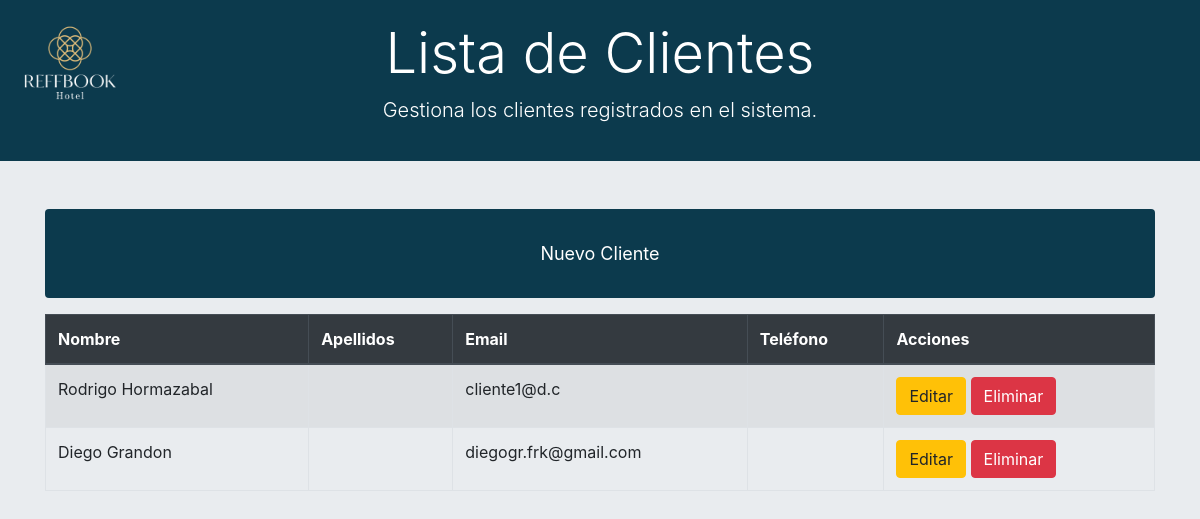
Page /adminrf/clientes/ (signed in) on the earlier database version.
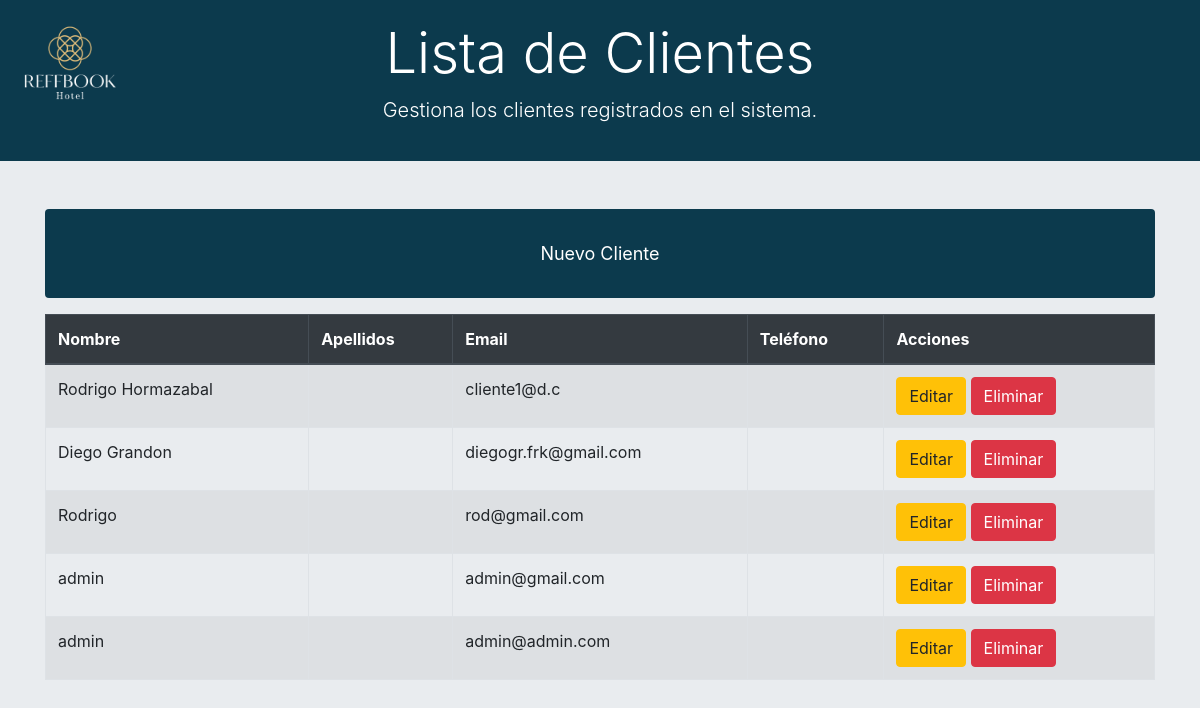
Same page on the later database version.
### core/models.py (models this page shows, shortened)
class Cliente(models.Model):
    cliente_nombre = models.CharField(max_length=100)
    cliente_apellidos = models.CharField(max_length=100)
    cliente_email = models.EmailField(max_length=150)
    cliente_telefono = models.CharField(max_length=15)
    usuario = models.OneToOneField(User, on_delete=models.CASCADE)

### core/views.py (the view)
# urls.py: path('adminrf/clientes/', views.adminrf_cliente_list, name='adminrf_cliente_list'),
@login_required
def adminrf_cliente_list(request):
    clientes = Cliente.objects.all()
    return render(request, 'core/adminrf_cliente_list.html', {'clientes': clientes})

### core/templates/core/adminrf_cliente_list.html (shortened to what this page needs)
<!DOCTYPE html>
<html lang="es">
<head>
    {% load static %}
    <link rel="stylesheet" href="https://stackpath.bootstrapcdn.com/bootstrap/4.5.2/css/bootstrap.min.css">
    <link rel="stylesheet" href="{% static 'css/adminrf_styles.css' %}">
</head>
<body>
    <img src="{% static 'img/reffbook_logo.png' %}" alt="Reffbook Logo" class="logo">
    <div class="header">
        <h1 class="display-4">Lista de Clientes</h1>
        <p class="lead">Gestiona los clientes registrados en el sistema.</p>
    </div>
    <div class="container mt-5">
        <a href="{% url 'adminrf_cliente_create' %}" class="btn btn-custom mb-3">Nuevo Cliente</a>
        <table class="table table-striped table-bordered table-hover">
            <thead class="thead-dark">
                <tr>
                    <th>Nombre</th>
                    <th>Apellidos</th>
                    <th>Email</th>
                    <th>Teléfono</th>
                    <th>Acciones</th>
                </tr>
            </thead>
            <tbody>
                {% for cliente in clientes %}
                <tr>
                    <td>{{ cliente.cliente_nombre }}</td>
                    <td>{{ cliente.cliente_apellidos }}</td>
                    <td>{{ cliente.cliente_email }}</td>
                    <td>{{ cliente.cliente_telefono }}</td>
                    <td>
                        <a href="{% url 'adminrf_cliente_update' cliente.pk %}" class="btn btn-warning">Editar</a>
                        <button class="btn btn-danger" data-toggle="modal" data-target="#confirmDeleteModal" data-id="{{ cliente.pk }}">Eliminar</button>
                    </td>
                </tr>
                {% endfor %}
            </tbody>
        </table>
    </div>
</body>
</html>

Differences in the rows shown:
added Cliente: cliente_nombre "Rodrigo", cliente_email "rod@gmail.com"
added Cliente: cliente_nombre "admin", cliente_email "admin@gmail.com"
added Cliente: cliente_nombre "admin", cliente_email "admin@admin.com"
